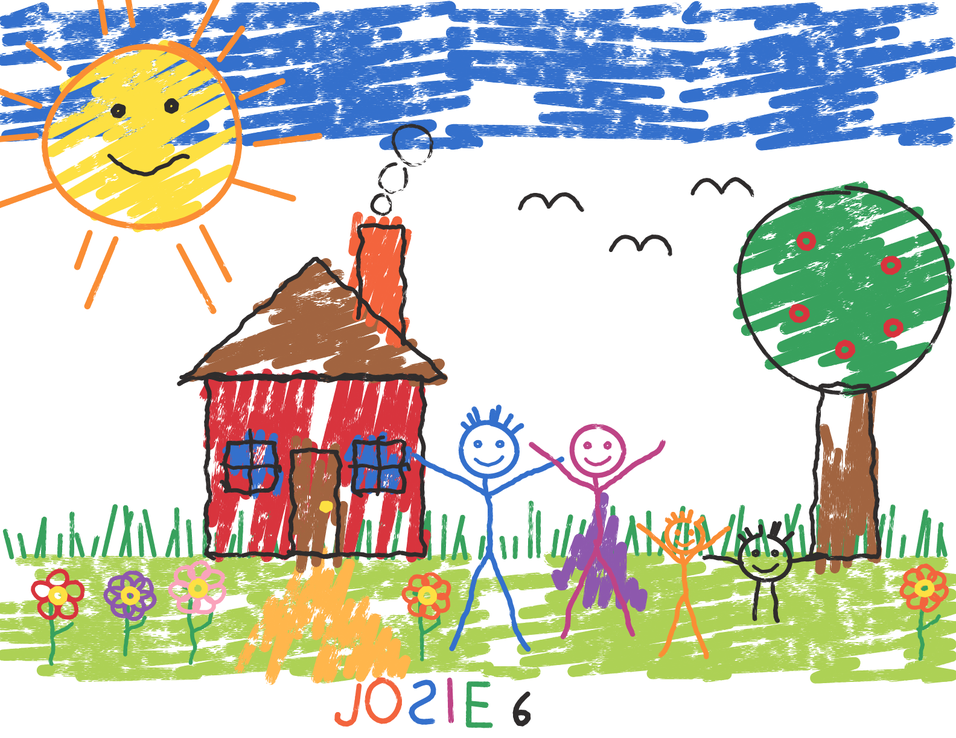
#> input picture gallery/renders/crayon_drawing.png, 956 x 738 px, shrunk from 1584 x 1224 before the run
$ python grain.py ../../../../../gallery/renders/crayon_drawing.png
#> lines starting #> are read from the running program, lines starting #| are printed output that depends on the picture
"""Paper grain and mottle of a scan or a render (issues #466, #474).

    python3 -I docs/dev/design/typewriter/tools/grain.py IMG [x0 y0 x1 y1]

Greyscale 0..1. The image is cut into 48px windows; a window counts as bare
paper when its darkest pixel is above 0.6 (no ink, no crease). For those:
  mean     mean brightness
  grain    root-mean-square over their 6px blocks of the block's standard deviation
           (the fine grain; 0.009 in T14, T2 and T9)
  mottle   standard deviation of the 48px windows' means (the slow variation)
Measure at the scan's own resolution (a render at 300 dpi against a 300 dpi
scan). Needs Pillow and numpy.
"""
import sys

import numpy as np
from PIL import Image


def measure(a, win=48, blk=6, floor=0.6):
    h, w = a.shape
    means, grains = [], []
    for y in range(0, h - win + 1, win):
        for x in range(0, w - win + 1, win):
            t = a[y:y + win, x:x + win]
            if t.min() < floor:
                continue
            means.append(t.mean())
            b = t.reshape(win // blk, blk, win // blk, blk).swapaxes(1, 2).reshape(-1, blk * blk)
            grains.append(float(np.sqrt(b.var(axis=1).mean())))
    if not means:
        return None
    return len(means), float(np.mean(means)), float(np.mean(grains)), float(np.std(means))


def main():
    im = Image.open(sys.argv[1]).convert("L")
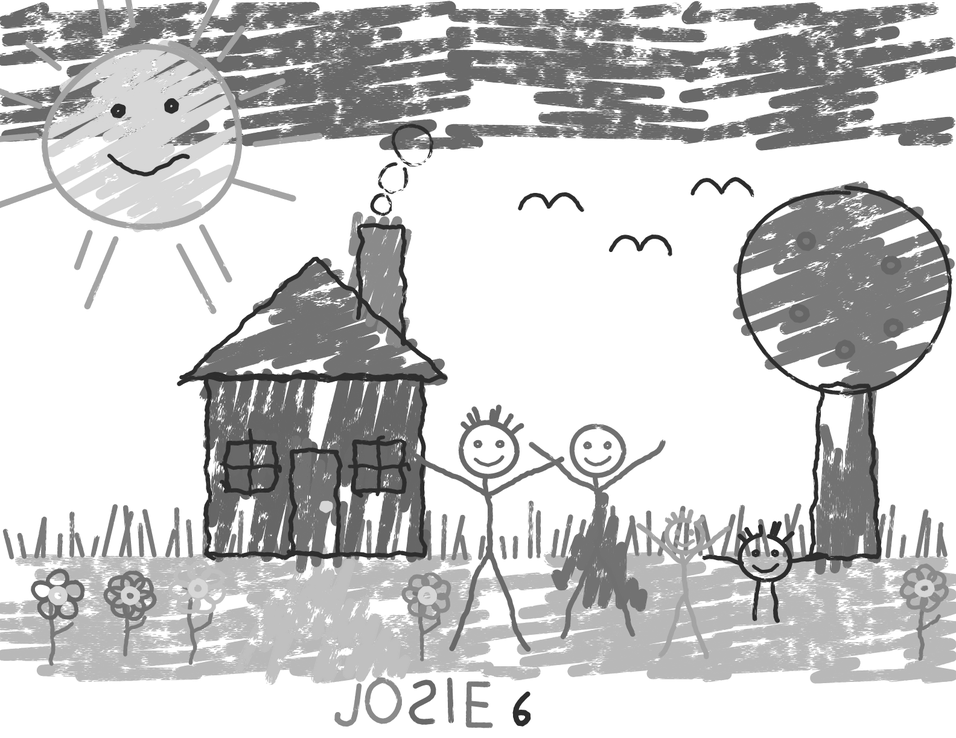
#> im: PIL image 956x738 L; min 19, max 255, mean 201.7
    if len(sys.argv) > 5:
        im = im.crop(tuple(int(v) for v in sys.argv[2:6]))
    r = measure(np.asarray(im).astype(float) / 255)
#> after the loop in measure, `for y in range(0, h - win + 1, win):`:
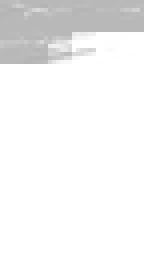
#> b: shape (64, 36) float64 (shown 4 times larger); min 0.698, max 1, mean 0.95
#> after the loop in measure, `for y in range(0, h - win + 1, win):`:
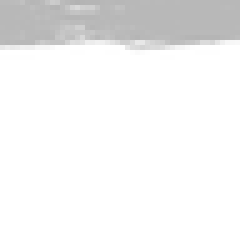
#> t: shape (48, 48) float64 (shown 5 times larger); min 0.698, max 1, mean 0.95
#> after the loop in measure, `for y in range(0, h - win + 1, win):`: grains = 83 values, max 0.0804 at index 19, min 0 at index 5, mean 0.0257; means = 83 values, max 1 at index 5, min 0.732 at index 58, mean 0.944
#> r = (83, 0.944, 0.0257, 0.0858)
    if r is None:
        print("no bare-paper windows")
        return
    n, mean, grain, mottle = r
#> n = 83; mean = 0.944; grain = 0.0257; mottle = 0.0858
    print(f"windows {n}  mean {mean:.3f}  grain {grain:.4f}  mottle {mottle:.4f}")
#| windows 83  mean 0.944  grain 0.0257  mottle 0.0858


if __name__ == "__main__":
    main()

$ run again, on gallery/renders/basin_and_range.png
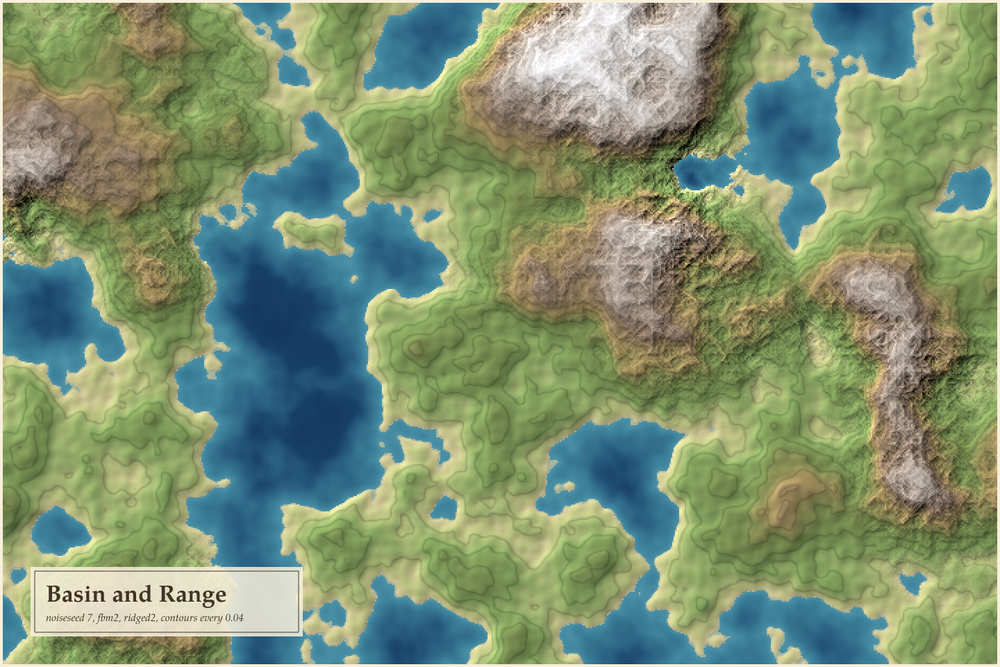
#> input picture gallery/renders/basin_and_range.png, 1000 x 667 px, shrunk from 1440 x 960 before the run
#> in main, `im = Image.open(sys.argv[1]).convert("L")`:
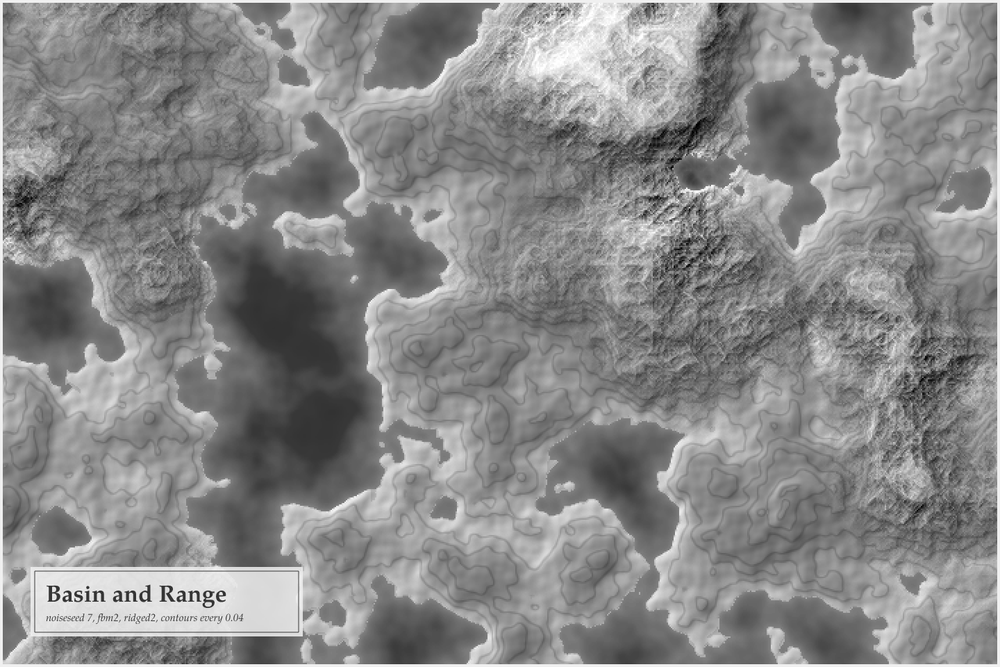
#> im: PIL image 1000x667 L; min 0, max 255, mean 136.6
#> after the loop in measure, `for y in range(0, h - win + 1, win):`:
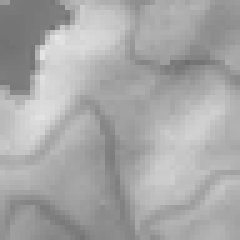
#> t: shape (48, 48) float64 (shown 5 times larger); min 0.431, max 0.898, mean 0.657
#> after the loop in measure, `for y in range(0, h - win + 1, win):`: grains = []
